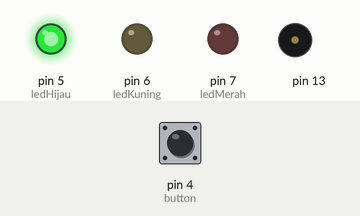
This sketch was run on a simulated Arduino Uno, built with avr-gcc and run on an emulated ATmega328P. Shown: output pins drawn as LEDs (lit = HIGH), buzzer (waves = sounding). Inputs (shaded band) come from the test bench; at power-on: pin 4 (button) LOW.

Above: at 1.2 s.
1.3 s: pin 4 (button) pulled HIGH for 0.15 s
At 1.45 s:
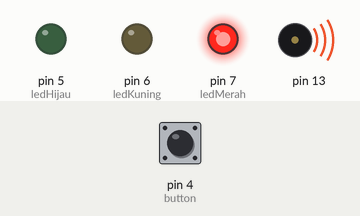
7.3 s: pin 4 (button) pulled HIGH for 3.2 s
At 7.75 s:
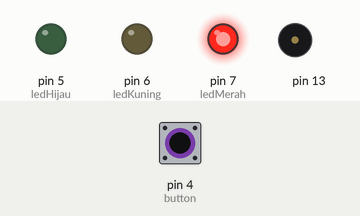
At 16.35 s:
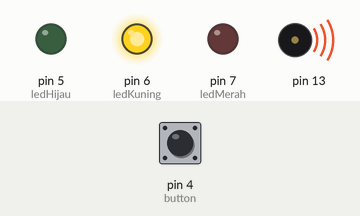
Timing chart, 0 to 21.0 s (numbered marks = the images above; inputs shaded):
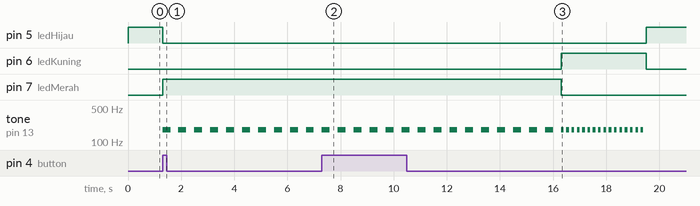

The sketch:

pelicanCross_LA.ino
```cpp
const int ledMerah=7, ledKuning=6, ledHijau=5;
const int button=4;

const int waktuMerah = 5000, waktuKuning=3000;
long startTime, elapsedTime;
int state = 0; //0 untuk hijau, 1 untuk kuning, 2 untuk merah
bool buttonState = false;

void setup() {
  // put your setup code here, to run once:
  pinMode(ledMerah, OUTPUT);
  pinMode(ledKuning, OUTPUT);
  pinMode(ledHijau, OUTPUT);
  pinMode(button, INPUT);

}

void loop() {
  // put your main code here, to run repeatedly:
  buttonState = digitalRead(button);
  if(buttonState){
    state=2;
    startTime = millis(); //start time untuk warna merah
  }

  switch(state){
    case 0:{  //hijau
      digitalWrite(ledMerah,LOW);
      digitalWrite(ledKuning,LOW);
      digitalWrite(ledHijau,HIGH);
      break;
    }
    case 1:{  //kuning
      digitalWrite(ledMerah,LOW);
      digitalWrite(ledKuning,HIGH);
      digitalWrite(ledHijau,LOW);
      elapsedTime = millis() - startTime;
      toneCepat();
      if(elapsedTime >= waktuKuning){
        state = 0;
      }

      break;
    }
    case 2:{  //merah
      digitalWrite(ledMerah,HIGH);
      digitalWrite(ledKuning,LOW);
      digitalWrite(ledHijau,LOW);
      elapsedTime = millis() - startTime;
      toneLambat();
      if(elapsedTime >= waktuMerah){
        state = 1;
        startTime=millis(); //start time untuk kuning
      }

      break;
    }
  }

}

void toneLambat(){
  tone(13,180);
  delay(300);
  noTone(13);
  delay(300);
}

void toneCepat(){
  tone(13,180);
  delay(100);
  noTone(13);
  delay(100);
}
```

Measured:
- after the input at 1.3 s, pin 5 (ledHijau): HIGH → LOW at once; pin 7 (ledMerah): LOW → HIGH at once; tone on pin 13: alternates 180 Hz for 0.30 s and silent for 0.30 s, starting at once
- after the input at 7.3 s, pin 5 (ledHijau): LOW → HIGH after 12.2 s instead of 3.2 s; pin 7 (ledMerah): HIGH → LOW after 9.0 s instead of 0.00 s
